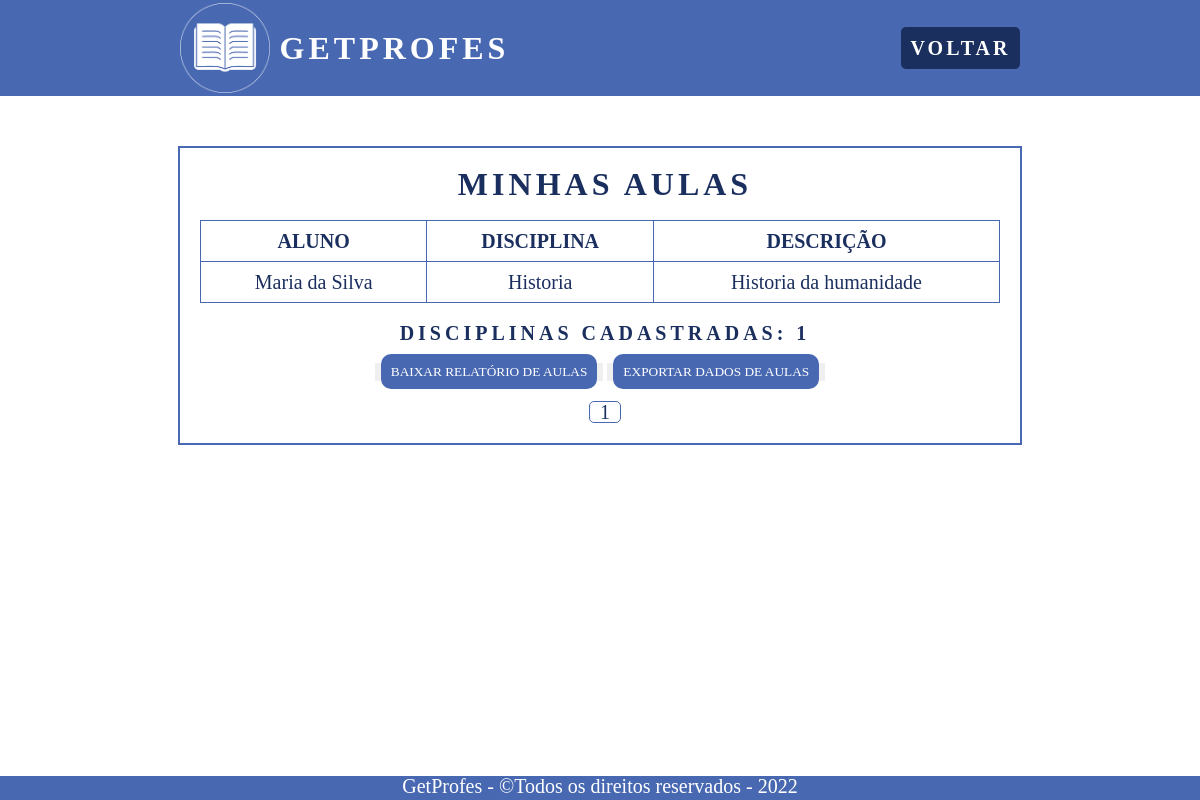
The page /pages/professor/meus-alunos.php?pagina=1 (signed in) on the database its author committed.
### tables this page shows
CREATE TABLE IF NOT EXISTS `aulas` (
    `id` int(2) NOT NULL AUTO_INCREMENT,
    `id_aluno` int(2) NOT NULL,
    `id_professor` int(2) NOT NULL,
    `nome_aluno` varchar(45) NOT NULL,
    `nome_professor` varchar(45) NOT NULL,
    `nome_disciplina` varchar(45) NOT NULL,
    `descricao` varchar(200) NOT NULL,
    `status_solicitacao` varchar(15) NOT NULL,
    PRIMARY KEY (`id`),
    FOREIGN KEY (`id_aluno`) REFERENCES `usuarios` (`id`),
    FOREIGN KEY (`id_professor`) REFERENCES `usuarios` (`id`)
);

### pages/professor/meus-alunos.php (the view, shortened to what this page needs)
<?php
include_once '../../connection/config.php';
$query_aulas = "SELECT COUNT(id) AS qnt_aulas FROM aulas WHERE id_professor = '" . $_SESSION['id_usuario'] . "'";
if (isset($_GET['pagina'])) {
    $pag = $_GET['pagina'];
    $busca = "SELECT * FROM aulas WHERE id_professor = '" . $_SESSION['id_usuario'] . "'";
    $todos = mysqli_query($con, $busca);
    $registros = "10";
    $tr = mysqli_num_rows($todos);
    $tp = ceil($tr / $registros);
    $inicio = ($registros * $pag) - $registros;
    $limite = mysqli_query($con, "$busca LIMIT $inicio, $registros");
}
?>
<!DOCTYPE html>
<html lang="pt-br">
<head>
    <link rel="stylesheet" href="../../src/css/reset.css">
    <link rel="stylesheet" href="meus-alunos.css">
</head>
<body>
    <header>
        <nav class="menu">
            <div class="logo">
                <img class="logo-img" src="../../src/img/GetProfes-Logo.png" alt="Logo GetProfes">
                <h1>GetProfes</h1>
            </div>
            <ul class="nav-list">
                <li><a href="../sistema/sistema-professor.php" class="voltar">Voltar</a></li>
            </ul>
        </nav>
    </header>
    <section class="sistema">
        <div class="sistema-box">
            <div class="sistema-container">
                <h2>Minhas Aulas</h2>
                <div class="table-container">
                    <table class="table">
                        <thead>
                            <tr>
                                <th scope="col">Aluno</th>
                                <th scope="col">Disciplina</th>
                                <th scope="col">Descrição</th>
                            </tr>
                        </thead>
                        <tbody>
                            <?php
                            while ($row = mysqli_fetch_assoc($limite)) {
                                echo "<tr>";
                                echo "<td>" . $row["nome_aluno"] . "</td>";
                                echo "<td>" . $row["nome_disciplina"] . "</td>";
                                echo "<td>" . $row["descricao"] . "</td>";
                                echo "</tr>";
                            }
                            ?>
                        </tbody>
                    </table>
                </div>
                <div class="total-container">
                    <?php
                    $result_aulas = $con->query($query_aulas);
                    $row_aulas = mysqli_fetch_assoc($result_aulas);
                    ?>
                    <h3>Disciplinas cadastradas: <?php echo $row_aulas["qnt_aulas"]; ?></h3>
                </div>
                <div class="btn-baixar">
                    <button><a class="btn_relatorio" href="relatorio-aulas.php" target="_blank">Baixar relatório de aulas</a></button>
                    <button><a class="btn_relatorio" href="exportar.php">Exportar dados de aulas</a></button>
                </div>
                <nav class="paginacao-container">
                    <ul class="pagination">
                        <?php
                        for ($i = 1; $i <= $tp; $i++) {
                            if ($pag == $i) {
                                echo "<li class='page-item active'><a class='page-link' href='?pagina=$i'>$i</a></li>";
                            } else {
                                echo "<li class='page-item'><a class='page-link' href='?pagina=$i'>$i</a></li>";
                            }
                        }
                        ?>
                    </ul>
                </nav>
            </div>
        </div>
    </section>
    <footer id="footer">
        <div class="footer-rodape">
            <p>GetProfes - &copy;Todos os direitos reservados - 2022</p>
        </div>
    </footer>
</body>
</html>

### pages/professor/meus-alunos.css (style rules this page uses)
:root { --bg: #4868B1; --white: #fff; --bg-black: #1b2f5f; --red: #ff0000; --black-red: #660606; }
* { scroll-behavior: smooth; font-family: 'Playfair Display', serif; }
a { text-decoration: none; }
header { margin-bottom: 40px; }
.logo-img { width: 90px; height: auto; }
.logo { display: flex; justify-content: center; align-items: center; }
.logo h1 { font-size: 32px; text-transform: uppercase; letter-spacing: 4px; font-weight: 900; margin-left: 10px; color: var(--white); }
.menu { display: flex; justify-content: space-around; align-items: center; height: 12vh; width: 100vw; background-color: var(--bg); }
.nav-list { list-style: none; display: flex; }
.nav-list li { letter-spacing: 3px; margin-left: 32px; font-size: 20px; }
.nav-list a { color: var(--white); font-weight: bold; text-transform: uppercase; background-color: var(--bg-black); padding: 10px; border-radius: 5px; }
.sistema { display: flex; justify-content: space-around; width: 940px; margin: 0 auto; color: var(--bg-black); align-items: center; }
.sistema-box { display: flex; flex-direction: column; align-items: center; width: 940px; padding: 10px; }
.sistema-container { display: flex; flex-direction: column; align-items: center; border: 2px solid var(--bg); width: 800px; padding: 20px; }
.sistema-container h2 { font-size: 32px; text-transform: uppercase; letter-spacing: 4px; font-weight: 900; margin-left: 10px; color: var(--bg-black); }
.table-container { display: flex; justify-content: center; align-items: center; margin-top: 20px; }
.table { border: 1px solid var(--bg); width: 800px; text-align: center; margin-bottom: 20px; }
.table th { border: 1px solid var(--bg); padding: 10px; font-size: 20px; font-weight: 900; text-transform: uppercase; }
.table td { border: 1px solid var(--bg); padding: 10px; font-size: 20px; }
.total-container { display: flex; flex-direction: column; margin-bottom: 20px; }
.total-container h3 { font-size: 20px; text-transform: uppercase; letter-spacing: 4px; font-weight: 900; margin-left: 10px; color: var(--bg-black); }
.btn_relatorio { color: var(--white); background-color: var(--bg); border-radius: 10px; padding: 10px; text-transform: uppercase; transform: all 0.3s ease-in-out; }
button { border: none; }
.paginacao-container { display: flex; justify-content: center; align-items: center; }
.pagination { display: flex; justify-content: center; align-items: center; margin-top: 20px; }
.page-item { display: flex; justify-content: center; align-items: center; margin-left: 10px; }
.page-link { color: var(--bg-black); font-size: 20px; text-decoration: none; }
.active { border: 1px solid var(--bg); border-radius: 5px; width: 30px; }
#footer { position: absolute; bottom: 0; height: 3vh; width: 100vw; background-color: var(--bg); }
.footer-rodape { text-align: center; font-size: 20px; color: var(--white); }

### rows shown on the page
aulas: nome_aluno "Maria da Silva", nome_disciplina "Historia", descricao "Historia da humanidade"

### other values the page prints
$row_aulas["qnt_aulas"] "1"
